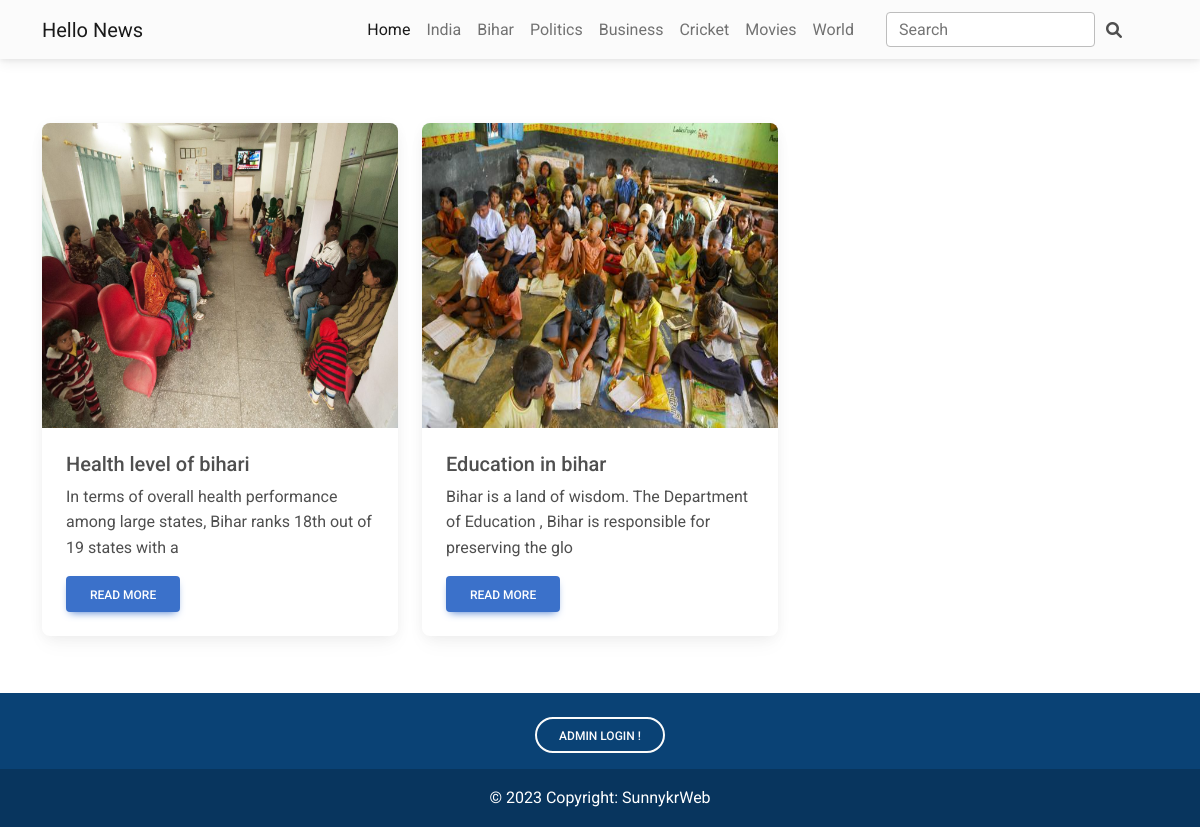
Screenshot of /bihar.php with the database file from the repository.
### tables this page shows
CREATE TABLE `add_post` (
  `s_no` int(255) NOT NULL,
  `post_title` varchar(255) NOT NULL,
  `post_category` varchar(255) NOT NULL,
  `post_subcategory` varchar(255) NOT NULL,
  `post_image` varchar(255) NOT NULL,
  `post_descrition` longblob NOT NULL,
  `posting_date` timestamp NOT NULL DEFAULT current_timestamp() ON UPDATE current_timestamp()
);

### bihar.php (the view, shortened to what this page needs)
<!DOCTYPE html>
<html lang="en">
<head>
    <link
       href="https://cdnjs.cloudflare.com/ajax/libs/font-awesome/6.0.0/css/all.min.css"
       rel="stylesheet"
     />
     <link
       href="https://cdnjs.cloudflare.com/ajax/libs/mdb-ui-kit/6.3.0/mdb.min.css"
       rel="stylesheet"
     />
</head>
<body>
    <?php
        include('Navbar.php');
    ?>
<div class="container ">
    <div class="row mt-5">
    <?php
     include('db/database.php');
     $select="Select * from  add_post order by posting_date desc";
     $select_query=mysqli_query($con,$select);
     while($row=mysqli_fetch_assoc($select_query))
     {
        $new_title=$row['post_title'];
        $post_category=$row['post_category'];
        $post_description=$row['post_descrition'];
        $post_image=$row['post_image'];
      if($post_category=="bihar" || $post_category=="Bihar" )
      {
    ?>
          <div class="col-md-4 col-12 my-md-0 my-1">
                <div class="card my-3" style="width:100%;height:90%;">
                  <div class="bg-image hover-overlay ripple" data-mdb-ripple-color="light" style="width:100%;height:330px;">
                    <img src='<?php echo $post_image; ?>'  alt='photo' class="img-fluid w-100 h-100" />
                  </div>
                  <div class="card-body">
                    <h5 class="card-title"><?php echo $new_title;  ?></h5>
                    <p class="card-text"><?php echo substr($post_description,0,100)  ?></p>
                    <form action="posted_news.php" method="GET">
                    <button type="submit" class="btn btn-primary" >Read more</button>
                     </form>
                  </div>
                </div>
            </div>
      <?php
             }
         }
        ?>
    </div>
  </div>
  <?php
                include('./footer.php');
    ?>
</body>
</html>

### Navbar.php (shortened to what this page needs)
<nav class="navbar navbar-expand-lg navbar-light bg-light sticky-lg-none sticky-top">
  <div class="container ">
    <a class="navbar-brand" href="#">Hello News</a>
    <div class="collapse navbar-collapse justify-content-end " id="navbarNavAltMarkup">
      <div class="navbar-nav">
        <a class="nav-link active" aria-current="page" href="index.php">Home</a>
        <a class="nav-link" href="india.php">India</a>
        <a class="nav-link" href="bihar.php">Bihar</a>
        <a class="nav-link "href="politics.php">Politics</a>
        <a class="nav-link "href="business.php">Business</a>
        <a class="nav-link "href="cricket.php">Cricket</a>
        <a class="nav-link "href="movies.php">Movies</a>
        <a class="nav-link "href="world.php">World</a>
      </div>
      <form class="d-flex input-group justify-content-end w-auto mx-4" method="POST" action="<?php echo ($_SERVER['PHP_SELF']); ?>">
      <input
        type="search"
        class="form-control rounded"
        placeholder="Search"
        aria-label="Search"
        aria-describedby="search-addon"
        name="search"
      />
      <span class="input-group-text border-0" id="search-addon">
        <i class="fas fa-search"></i>
      </span>
    </form>
    </div>
  </div>
</nav>

### footer.php (shortened to what this page needs)
<section class="">
 <footer class="text-center text-white mt-3 fixed-md-bottom fixed-none" style="background-color: #0a4275;">
   <div class="container p-4 pb-0">
     <section class="">
       <p class="d-flex justify-content-center align-items-center">
         <button type="button" class="btn btn-outline-light btn-rounded" data-mdb-toggle="modal" data-mdb-target="#staticBackdrop">
           Admin login !
         </button>
       </p>
     </section>
   </div>
   <div class="text-center p-3" style="background-color: rgba(0, 0, 0, 0.2);">
     © 2023 Copyright:
     <a class="text-white" href="#">SunnykrWeb</a>
   </div>
 </footer>
   </section>

### rows the page displays
add_post: post_image (picture), post_title "Health level of bihari", post_descrition "In terms of overall health performance among large states, Bihar ranks 18th out of 19 states with a"
add_post: post_image (picture), post_title "Education in bihar", post_descrition "Bihar is a land of wisdom. The Department of Education , Bihar is responsible for preserving the glo"
